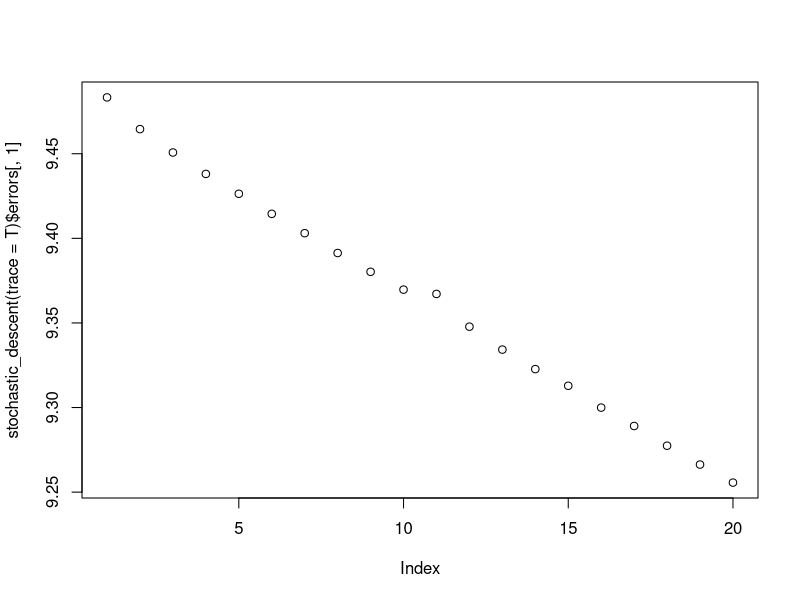
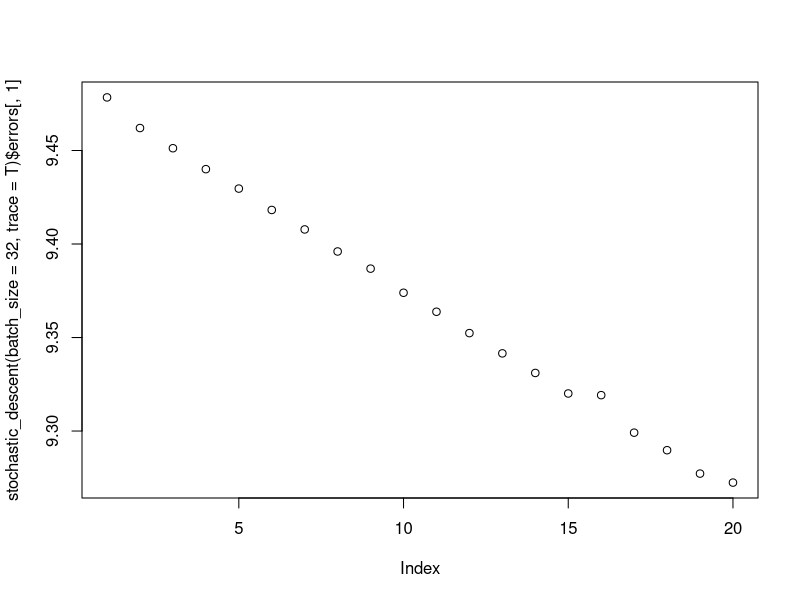
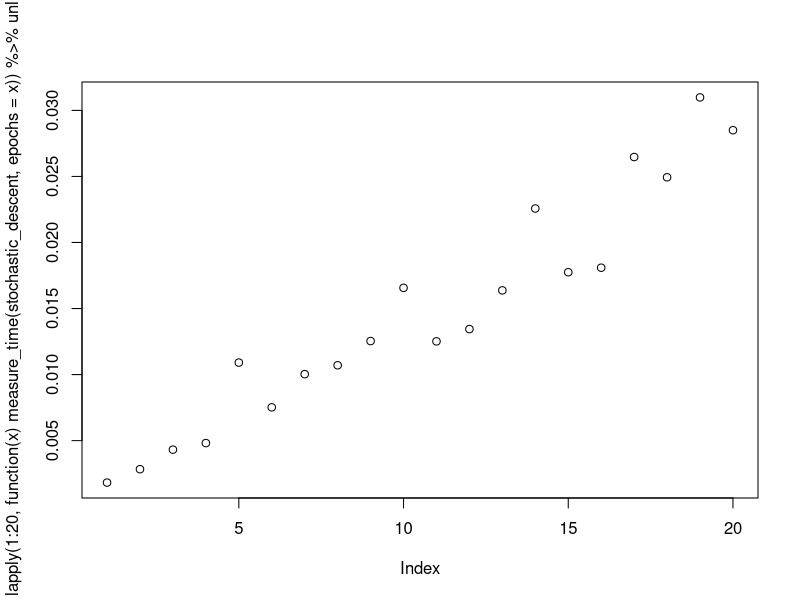
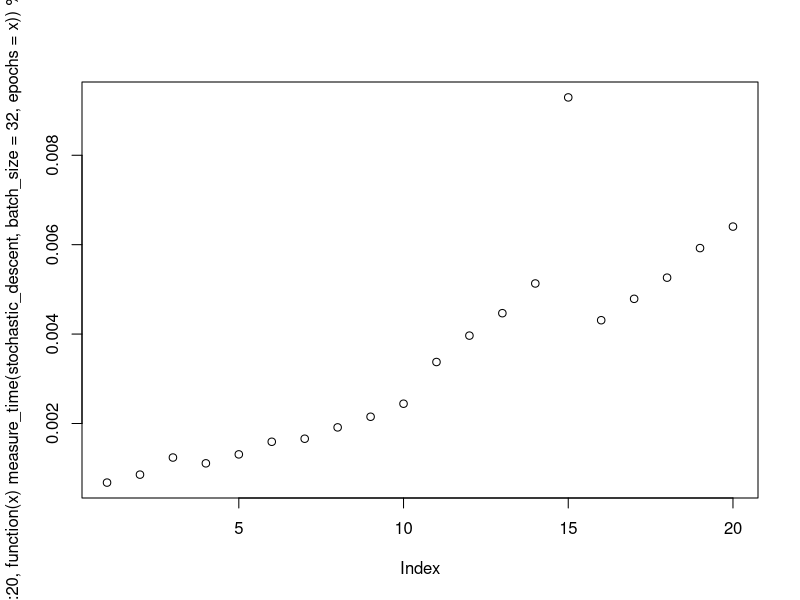

These charts were generated, in order, by the following R code:
###################################
# Machine Learning - Homework 3   #
# Maximilian Arrich #
# Florian Benkhalifa #
###################################

#v2

#prepare workspace
rm(list=ls())
library(MASS)
library(magrittr)

attach(Boston)

######Exercise 1.1
#We define a function to perform stochastic gradient descent using variable numbers of epochs and batch size. 
#Batch size = 1 is equivalent to simple stochastic gradient descent, batch size = length(y) is full gradient descent

stochastic_descent <- function(y = medv, x = lstat, beta0 = 20, beta1 = 0, eta = 0.000009, epochs = 20, batch_size = 1, seed = 100, trace = F){
  
  #set seed to ensure reproducibility
  set.seed(seed)
  
  #how many obervations do we have available for fitting?
  available <- min(length(x),length(y))
  
  #create containers
  R2 <- rep(NA, epochs)
  RSE <-  rep(NA, epochs)
    
  #create first loop representing one full epoch each
  for(j in 1:epochs){
    
    #shuffle data to randomize learning path
    shuffle  <- sample(1:available)
    x <- x[shuffle]
    y <- y[shuffle]
    
    #how many full batches can we get?
    number_of_batches <- floor(available/batch_size)
    #create spliting factors accordindg to number of batches and batch size
    splitting_factors  <- rep(1:number_of_batches, batch_size)
    #create list of indices used for selecting the batches below
    batch_selector <- split(1:(batch_size*number_of_batches), splitting_factors)
  
    #start iteration according to the lecture slides
    for(i in batch_selector){
      
      #obtain predictions for y
      yhat <- beta0 + beta1*x[i]
      #use prediction to obtain error terms
      error1 <-sum(y[i] - yhat) #simple error
      error2 <- sum((y[i] - yhat)*x[i]) #weihghed error
    
      #use formuzlas to recalibrate betas and start next iteration
      beta0 <- beta0 + 2*eta*error1
      beta1 <- beta1 + 2*eta*error2
    }
    
    #calculate error measures according to the lecture slides
    RSS <- sum((y - (beta0 + beta1*x))^2)
    RSE[j] <- sqrt(RSS/(available-2))
    R2[j] <- (sum((y - mean(y))^2) - sum((y-(beta0 + beta1*x))^2)) / sum((y - mean(y))^2)
    
  }
  if(trace == F) RSE <- tail(RSE,1); R2 <- tail(R2,1)

  return(list(cbind(beta0,beta1)%>%set_colnames(c("beta0","beta1")),
              cbind(RSE,R2)%>%set_colnames(c("RSE","R2"))) %>% set_names(c("betas","errors")))
}

#run function using batch size = 1 which is simple stochastic descent
stochastic_descent(trace = T)

stochastic_descent(eta = 0.0009, epochs = 50,trace = F)

lm(medv~lstat)


######Exercise 1.2
#run function using batch size = 32 wich is mini batch stochastic descent
stochastic_descent(batch_size = 32,epochs = 20)




######Exercise 1.3
#we plot the RSEs for each epoch sewtting batch size equal to 1:
plot(stochastic_descent(trace = T)$errors[,1])




######Exercise 1.3
#we plot the RSEs for each epoch sewtting batch size equal to 32:
plot(stochastic_descent(batch_size = 32, trace = T)$errors[,1])




######Exercise 1.4
#create function to measure elapsed time of function call
measure_time <- function(FUN, ...){
  start <- Sys.time()
  FUN(...)
  end <- Sys.time()
  
  return(as.numeric(end-start))
}

#plot the elapsed time for the stochastic gradient descent running with 1 to 20 epochs
plot(lapply(1:20, function(x)  measure_time(stochastic_descent, epochs = x)) %>% unlist)




######Exercise 1.5
#plot the elapsed time for the stochastic gradient descent  with batch size 32  running with 1 to 20 epochs
plot(lapply(1:20, function(x)  measure_time(stochastic_descent,batch_size = 32, epochs = x)) %>% unlist)

